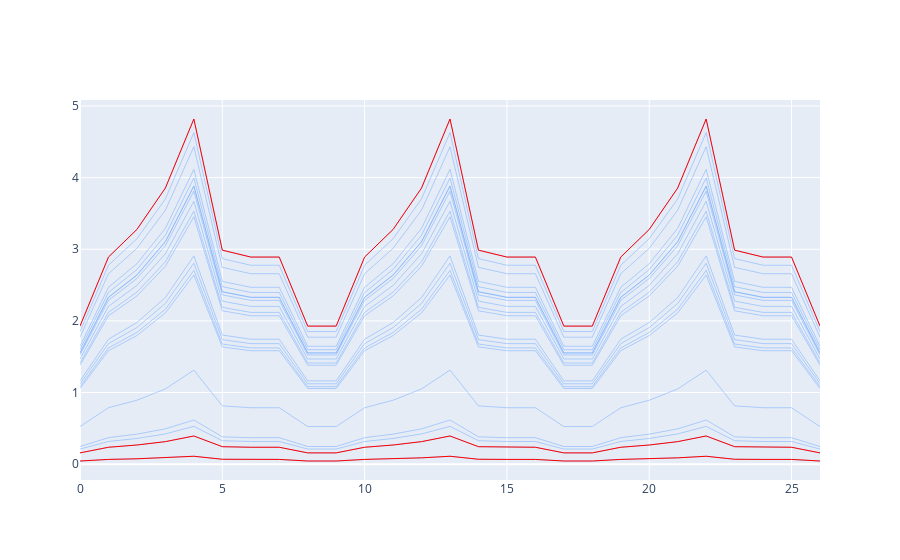

The notebook cell this image was saved under:
### Markdown cell above
We can also plot the most outlying functions

### Code cell
bd.plot_outlying(n=3)
